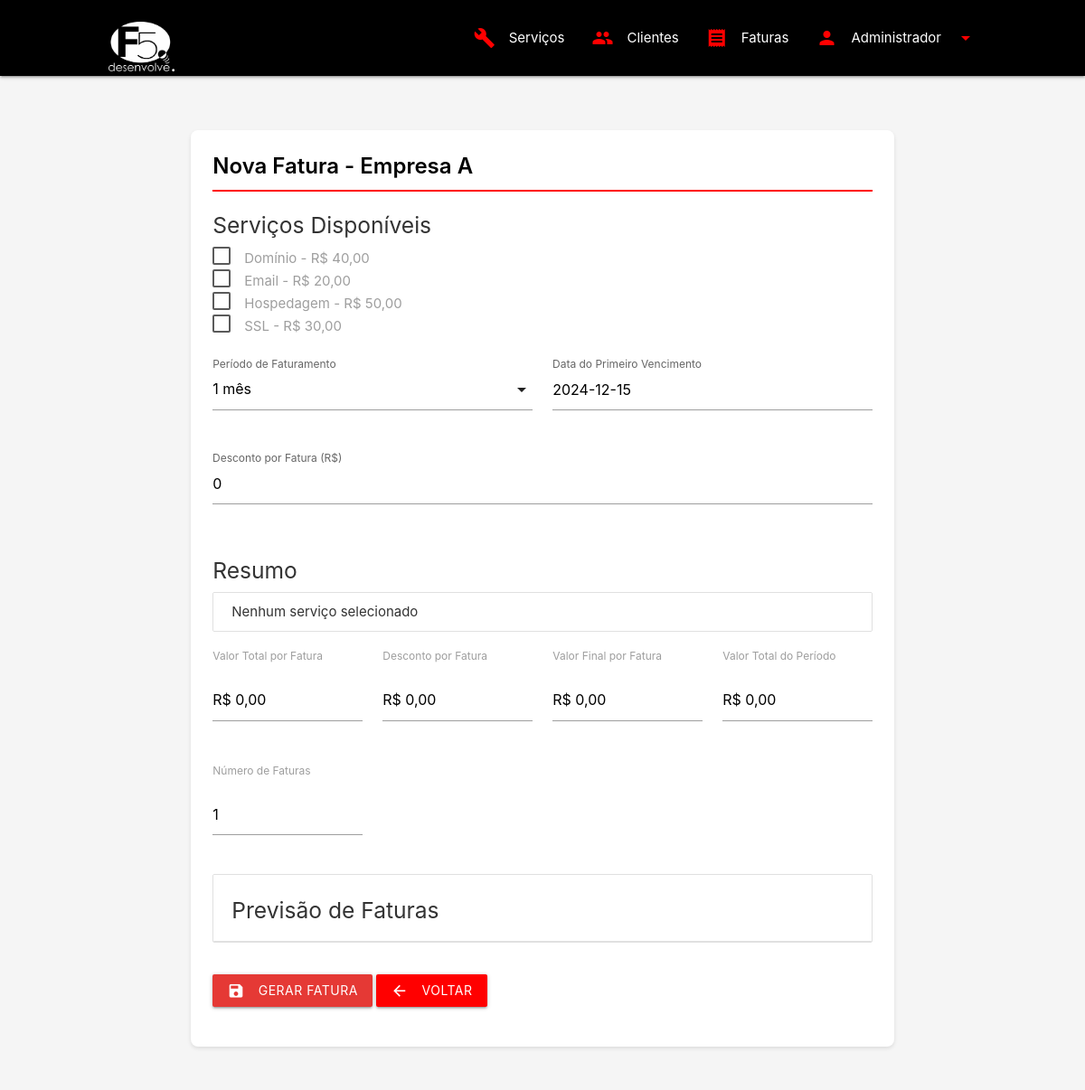
Screenshot of /clients/create_invoice.php?id=1 (signed in) with the database file from the repository.
### tables this page shows
CREATE TABLE IF NOT EXISTS clients (
    id INT PRIMARY KEY AUTO_INCREMENT,
    empresa VARCHAR(100) NOT NULL,
    documento VARCHAR(20),
    endereco TEXT,
    cidade VARCHAR(100),
    estado CHAR(2),
    cep VARCHAR(10),
    responsavel VARCHAR(100),
    telefone VARCHAR(20),
    email VARCHAR(100),
    valor_contrato DECIMAL(10,2) DEFAULT 0.00,
    contrato_url VARCHAR(255),
    status BOOLEAN DEFAULT TRUE,
    user_id INT,
    plano_meses INT DEFAULT 1,
    created_at TIMESTAMP DEFAULT CURRENT_TIMESTAMP,
    updated_at TIMESTAMP DEFAULT CURRENT_TIMESTAMP ON UPDATE CURRENT_TIMESTAMP,
    FOREIGN KEY (user_id) REFERENCES users(id)
);

CREATE TABLE IF NOT EXISTS services (
    id INT PRIMARY KEY AUTO_INCREMENT,
    name VARCHAR(100) NOT NULL,
    description TEXT,
    value DECIMAL(10,2) NOT NULL DEFAULT 0.00,
    status BOOLEAN DEFAULT TRUE,
    created_at TIMESTAMP DEFAULT CURRENT_TIMESTAMP,
    updated_at TIMESTAMP DEFAULT CURRENT_TIMESTAMP ON UPDATE CURRENT_TIMESTAMP
);

### clients/create_invoice.php (the view, shortened to what this page needs)
<?php
$client_id = $_GET['id'] ?? 0;
$pdo = getConnection();
$stmt = $pdo->prepare("
    SELECT c.*, GROUP_CONCAT(s.id) as service_ids, GROUP_CONCAT(s.name) as service_names, GROUP_CONCAT(s.value) as service_values
    FROM clients c
    LEFT JOIN client_services cs ON c.id = cs.client_id
    LEFT JOIN services s ON cs.service_id = s.id
    WHERE c.id = ? AND c.status = 1
    GROUP BY c.id
");
$stmt->execute([$client_id]);
$cliente = $stmt->fetch();
$stmt = $pdo->query("SELECT * FROM services WHERE status = 1 ORDER BY name");
$servicos = $stmt->fetchAll();
?>
<!DOCTYPE html>
<html lang="pt-BR">
<head>
    <link rel="stylesheet" href="https://cdnjs.cloudflare.com/ajax/libs/materialize/1.0.0/css/materialize.min.css">
    <link rel="stylesheet" href="../assets/css/style.css">
</head>
<body>
    <?php require_once '../components/header.php'; ?>
    <div class="container">
        <div class="row">
            <div class="col s12">
                <div class="card">
                    <div class="card-content">
                        <span class="card-title">Nova Fatura - <?= htmlspecialchars($cliente['empresa']) ?></span>
                        <form id="invoiceForm">
                            <div class="row">
                                <div class="col s12">
                                    <h5>Serviços Disponíveis</h5>
                                    <?php foreach ($servicos as $servico): ?>
                                    <p>
                                        <label>
                                            <span><?= htmlspecialchars($servico['name']) ?> - R$ <?= number_format($servico['value'], 2, ',', '.') ?></span>
                                        </label>
                                    </p>
                                    <?php endforeach; ?>
                                </div>
                            </div>
                            <div class="row">
                                <div class="input-field col s6">
                                    <label>Período de Faturamento</label>
                                </div>
                                <div class="input-field col s6">
                                    <input type="text" id="data_vencimento" name="data_vencimento" class="datepicker" required>
                                    <label for="data_vencimento">Data do Primeiro Vencimento</label>
                                </div>
                            </div>
                            <div class="row">
                                <div class="input-field col s12">
                                    <input type="number" id="desconto" name="desconto" step="0.01" min="0" value="0">
                                    <label for="desconto">Desconto por Fatura (R$)</label>
                                </div>
                            </div>
                            <div class="row">
                                <div class="col s12">
                                    <h5>Resumo</h5>
                                    <div id="servicosSelecionados" class="collection">
                                        <div class="collection-item">Nenhum serviço selecionado</div>
                                    </div>
                                    <div class="row">
                                        <div class="col s12 m3">
                                            <label>Valor Total por Fatura</label>
                                            <div class="input-field">
                                                <input type="text" id="valorTotal" readonly value="R$ 0,00">
                                            </div>
                                        </div>
                                        <div class="col s12 m3">
                                            <label>Desconto por Fatura</label>
                                            <div class="input-field">
                                                <input type="text" id="valorDesconto" readonly value="R$ 0,00">
                                            </div>
                                        </div>
                                        <div class="col s12 m3">
                                            <label>Valor Final por Fatura</label>
                                            <div class="input-field">
                                                <input type="text" id="valorFinal" readonly value="R$ 0,00">
                                            </div>
                                        </div>
                                        <div class="col s12 m3">
                                            <label>Valor Total do Período</label>
                                            <div class="input-field">
                                                <input type="text" id="valorTotalPeriodo" readonly value="R$ 0,00">
                                            </div>
                                        </div>
                                    </div>
                                    <div class="row">
                                        <div class="col s12 m3">
                                            <label>Número de Faturas</label>
                                            <div class="input-field">
                                                <input type="text" id="numFaturas" readonly value="1">
                                            </div>
                                        </div>
                                    </div>
                                    <div id="previewFaturas" class="collection with-header">
                                        <div class="collection-header"><h5>Previsão de Faturas</h5></div>
                                    </div>
                                </div>
                            </div>
                            <div class="row">
                                <div class="col s12">
                                    <button type="submit" class="btn red darken-1 waves-effect waves-light">
                                        <i class="material-icons left">save</i>
                                        Gerar Fatura
                                    </button>
                                    <a href="index.php" class="btn grey waves-effect waves-light">
                                        <i class="material-icons left">arrow_back</i>
                                        Voltar
                                    </a>
                                </div>
                            </div>
                        </form>
                    </div>
                </div>
            </div>
        </div>
    </div>
</body>
</html>

### assets/css/style.css (style rules this page uses)
:root { --primary-color: #000000; --secondary-color: #ff0000; --text-color: #ffffff; }
body { background-color: #f5f5f5; color: #333; }
.container { padding: 20px; }
.card, .stats-card { background-color: #ffffff; border-radius: 8px; box-shadow: 0 2px 4px rgba(0,0,0,0.1); margin-bottom: 20px; }
.card .card-title { color: #000; font-weight: 600; border-bottom: 2px solid #ff0000; padding-bottom: 10px; margin-bottom: 20px; }
.card .card-content { padding: 24px; }
.input-field label { color: #666; }
.material-icons { color: rgb(255, 255, 255); }
.container { margin-top: 20px; }
.card { margin-top: 20px; }
.btn { background-color: var(--secondary-color) !important; }
.input-field { margin-top: 1rem; margin-bottom: 1rem; }

### rows the page displays
clients: empresa "Empresa A"
services: name "Domínio", value "40,00"
services: name "Email", value "20,00"
services: name "Hospedagem", value "50,00"
services: name "SSL", value "30,00"

### other values shown
$user['name'] "Administrador"
